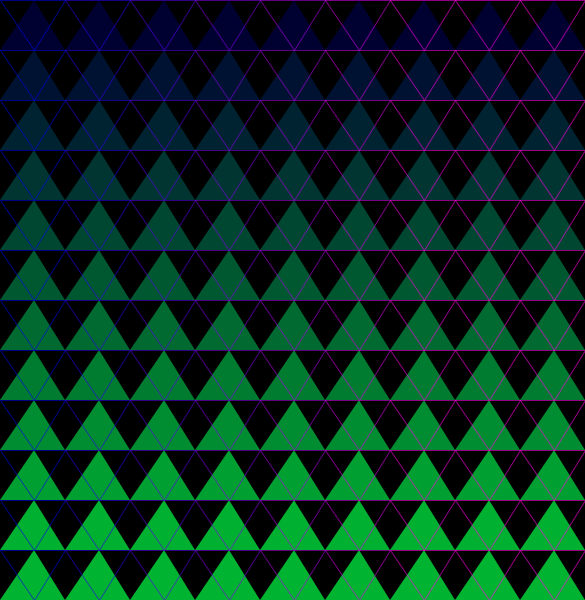
Frame 1 (no input)
Frame 60 (the mouse pressed at the canvas centre just before this capture): identical to frame 1, image omitted
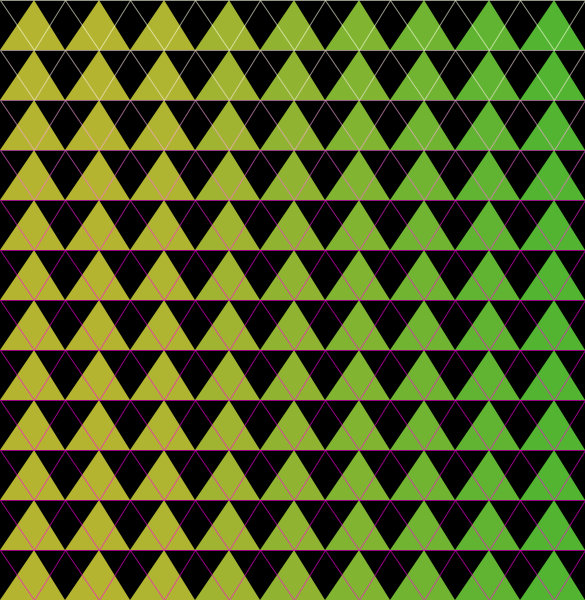
Frame 120 (the mouse held since frame 60 and released just before this capture)

The Processing sketch that drew these frames (run headless with seeded random() and noise(); from frame 60 on, the mouse is pressed at the canvas centre):

// Processing sketch: processing_26222
// ── processing_26222.pde

int x1= 0;
int y1= 50;
int x2= 34;
int y2= 0;
int x3= 65;
int y3= 50;

int lx1= 0;
int ly1= 0;
int lx2= 34;
int ly2= 50;
int lx3= 65;
int ly3= 0;

int counter = 0;

void setup () {
  size (585,600);
  background(#FFFFFF);
  noStroke();
  smooth();
}

void draw() {
  noStroke();
  smooth();
  fill(#000000);
  rect(0, 0, width, height);

  for(int i = 0; i<200; i++) {
    for(int k = 0; k<200; k++) {
      fill (mouseX-i*22, mouseY+k*25, 70, 180);
      triangle(x1+i*65, y1+k*50, x2+i*65, y2+k*50, x3+i*65, y3+k*50);
      }
    }
    
    for(int t = 0; t<200; t++) {
    for(int v = 0; v<200; v++) {
      stroke (mouseX+t*42, mouseY-v*67, 227, 149);
      fill (0, 0, 0, 0);
      triangle(lx1+t*65, ly1+v*50, lx2+t*65, ly2+v*50, lx3+t*65, ly3+v*50);
      }
    }
  }
